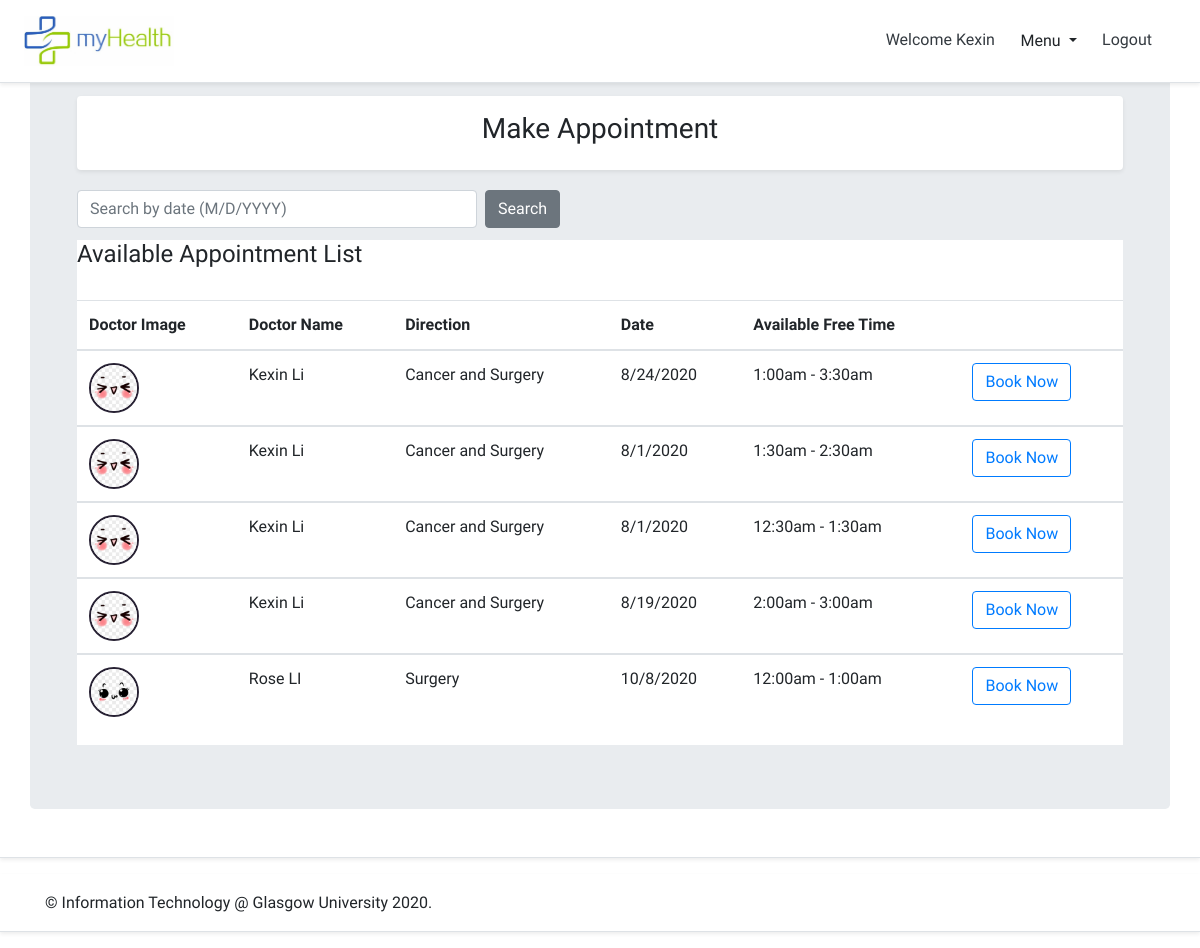
/myhealth/make_appointment/ (signed in), run on the app's committed database.
### myhealth/models.py (models this page shows, shortened)
class User(AbstractBaseUser, PermissionsMixin):
    email = models.EmailField(max_length=254, unique=True)
    GPNO = models.CharField(max_length=10, default='', unique=True)
    first_name = models.CharField(max_length=30, blank=True)
    last_name = models.CharField(max_length=30, blank=True)
    is_staff = models.BooleanField(default=False)
    is_superuser = models.BooleanField(default=False)
    is_patient = models.BooleanField(default=False)
    is_doctor = models.BooleanField(default=False)
    is_admin = models.BooleanField(default=False)
    is_active = models.BooleanField(default=True)
    last_login = models.DateTimeField(null=True, blank=True)
    date_joined = models.DateTimeField(auto_now_add=True)
    USERNAME_FIELD = 'email'
    EMAIL_FIELD = 'email'
    REQUIRED_FIELDS = ['GPNO','first_name','last_name']
    objects = UserManager()

class Appointment(models.Model):
    user = models.ForeignKey(get_user_model(),blank=True, null=True,on_delete=models.DO_NOTHING)
    date = models.CharField(max_length=50)
    time_start = models.CharField(max_length=50)
    time_end = models.CharField(max_length=50)
    appointment_with=models.CharField(max_length=50,blank=True)

class DoctorProfile(models.Model):
    user = models.OneToOneField(get_user_model(), related_name='doctorprofile', on_delete=models.CASCADE)
    staffID = models.CharField(max_length=10, default='', unique=True)
    GENDER_CHOICES = (
        (0, '------------'),
        (1, 'female'),
        (2, 'male'),
    )
    gender = models.IntegerField(choices=GENDER_CHOICES, default=0)
    birth = models.DateField(blank=True, null=True)
    address = models.CharField(max_length=255, blank=True, null=True)
    work_address = models.CharField(max_length=255, blank=True, null=True)
    tel = models.CharField(max_length=20, blank=True, null=True)
    direction = models.CharField(max_length=255, blank=True, null=True)
    description = models.CharField(max_length=255, blank=True, null=True)
    image = models.ImageField(default='default.jpg',upload_to='profile_pics')

### myhealth/views.py (the view)
# urls.py: path('make_appointment/', views.make_appointment, name='make_appointment'),
@login_required
def make_appointment(request):
    queryset = Appointment.objects.all().order_by("user")
    query=request.GET.get("q")#search start
    if query:
        queryset = queryset.filter(
            Q(date__icontains=query)
        ).distinct()
    else:
        queryset=queryset#search end
    context_dict = {
        'queryset': queryset
    }
    return render(request, "myhealth/makeAppointment.html", context=context_dict )

### templates/myhealth/makeAppointment.html (shortened to what this page needs)
{% extends "myhealth/base.html" %}
{% load staticfiles %}
{% load crispy_forms_tags %}
{% block content %}
<div class="my-3 p-3 bg-white rounded shadow-sm">
  <section class="text-center">
    <h3>Make Appointment</h3>
  </section>
</div>
<div class="row mb-2">
  <div class="col-md-6">
      <form action="{% url 'make_appointment' %}" class="search-form form-inline my-3 my-lg-1">
          <input type="search" class="form-control mr-sm-2" style="width:400px;" name="q"
              placeholder="Search by date (M/D/YYYY)">
          <button class="btn btn-secondary my-2 my-sm-0" type="submit">Search</button>
      </form>
  </div>
  <div class="col-md-6"></div>
</div>
<div>
  <div class="table-responsive bg-white">
    <h4>Available Appointment List</h4>
    <br>
    <table class="table">
      <thead>
        <tr>
          <th>Doctor Image</th>
          <th>Doctor Name</th>
          <th>Direction</th>
          <th>Date</th>
          <th>Available Free Time</th>
          <th></th>
        </tr>
      </thead>
      {% for appoint in queryset %}
      {% if appoint.appointment_with == '' %}
      <tbody>
        <tr>
          <td><img class="card_image" style="height:50px; width:50px; margin-top: 0px;"
              src="{{appoint.user.doctorprofile.image.url}}"></td>
          <td>{{appoint.user.first_name}} {{appoint.user.last_name}}</td>
          <td>{{appoint.user.doctorprofile.direction}}</td>
          <td>{{appoint.date}}</td>
          <td>
            {{appoint.time_start}} - {{appoint.time_end}}
          </td>
          <td>
            <a href='{% url "appointment_book" id=appoint.id %}'>
              <button class="btn btn-outline-primary" type="submit">Book Now</button>
            </a>
          </td>
        </tr>
      </tbody>
      {% endif %}
      {% endfor %}
    </table>
  </div>
</div>
{% endblock content %}

### templates/myhealth/base.html (shortened to what this page needs)
<!DOCTYPE html>
{% load staticfiles %}
<html>
    <head>
        <link rel="stylesheet" href="https://stackpath.bootstrapcdn.com/bootstrap/4.5.0/css/bootstrap.min.css">
        <link rel="stylesheet" href="{% static 'css/base.css' %}" />
        <link rel="stylesheet" href="{% static 'css/profile.css' %}">
        <link rel="stylesheet" type="text/css" href="{% static 'date/jquery.timepicker.css' %}" />
        <link rel="stylesheet" type="text/css" href="{% static 'date/bootstrap-datepicker.css' %}"/>
    </head>
    <body>
        <header class="site-header">
            <div
                class="fixed-top d-flex flex-column flex-md-row align-items-center p-3 px-md-4 mb-3 bg-white border-bottom shadow-sm">
                <h5 class="my-0 mr-md-auto font-weight-normal"><img src="{% static 'img/logo/01_logo.jpg' %}" alt="Logo"
                        width="150" height="50" /></h5>
                <nav class="my-2 my-md-0 mr-md-3">
                    {% if user.is_authenticated and user.is_patient %}
                    <div class="dropdown show">
                        <a class="p-2 text-dark" href="{% url 'home' %}">Welcome {{user.first_name}}</a>
                        <a class="btn btn-white dropdown-toggle" href="#" role="button" id="dropdownMenuLink"
                            data-toggle="dropdown" aria-haspopup="true" aria-expanded="false">
                            Menu
                        </a>
                        <div class="dropdown-menu" aria-labelledby="dropdownMenuLink">
                            <a class="dropdown-item" href="{% url 'patient_profile' %}">Edit Profile</a>
                            <a class="dropdown-item" href="{% url 'record_list' %}">Record History</a>
                            <a class="dropdown-item" href="{% url 'doctor_list' %}">Make an appointment</a>
                            <a class="dropdown-item" href="{% url 'patient_appointment' %}">My appointments</a>
                            <a class="dropdown-item" href="{% url 'forum' %}">Forum</a>
                        </div>
                        <a class="p-2 text-dark" href="{% url 'logout' %}">Logout</a>
                    </div>
                    {% elif user.is_authenticated and user.is_doctor %}
                    <div class="dropdown show">
                        <a class="p-2 text-dark" href="{% url 'home' %}">Welcome {{user.first_name}}</a>
                        <a class="btn btn-white dropdown-toggle" href="#" role="button" id="dropdownMenuLink"
                            data-toggle="dropdown" aria-haspopup="true" aria-expanded="false">
                            Menu
                        </a>
                        <a class="p-2 text-dark" href="{% url 'logout' %}">Logout</a>
                    </div>
                    {% endif %}
                </nav>
            </div>
        </header>
        <div class="d-flex flex-column flex-md-row align-items-center p-3 px-md-4 mb-3 bg-white border-bottom shadow-sm">
            <main role="main" class="container jumbotron">
                <div class="container">
                    {% block content %}{% endblock %}
                </div>
            </main>
        </div>
        <footer id="footer" class="d-flex flex-column flex-md-row align-items-center p-3 px-md-4 mb-3 bg-white border-bottom shadow-sm" >
            <div class="container">
                <span id="footer-main-text" class="align-middle">&copy; Information Technology @ Glasgow University 2020.</span>
            </div>
        </footer>
    </body>
</html>

### static/css/base.css (style rules this page uses)
a:link { text-decoration: none; font-family: 'Baloo Paaji 2', cursive; }
form, input, input[type="hidden" i] { font-family: 'Baloo Paaji 2', cursive !important; }
#footer { font-family: 'Baloo Paaji 2', cursive; }
.h1, .h2, .h3, .h4, .h5, .h6, h1, h2, h3, h4, h5, h6, p, .p { font-family: 'Baloo Paaji 2', cursive; }
.table { font-family: 'Baloo Paaji 2', cursive; }
table, thead, tr, th, td { font-family: 'Baloo Paaji 2', cursive; }

### static/css/profile.css (style rules this page uses)
.card_image { height: 100px; width: 100px; border-radius: 50%; border: 2px solid #272133; margin-top: 20px; text-align: center; }

### data on the page
User: first_name "Kexin"
Appointment: user.doctorprofile.image (picture), user.first_name "Kexin", user.last_name "Li", user.doctorprofile.direction "Cancer and Surgery", date "8/24/2020", time_start "1:00am", time_end "3:30am"
Appointment: user.doctorprofile.image (picture), user.first_name "Kexin", user.last_name "Li", user.doctorprofile.direction "Cancer and Surgery", date "8/1/2020", time_start "1:30am", time_end "2:30am"
Appointment: user.doctorprofile.image (picture), user.first_name "Kexin", user.last_name "Li", user.doctorprofile.direction "Cancer and Surgery", date "8/1/2020", time_start "12:30am", time_end "1:30am"
Appointment: user.doctorprofile.image (picture), user.first_name "Kexin", user.last_name "Li", user.doctorprofile.direction "Cancer and Surgery", date "8/19/2020", time_start "2:00am", time_end "3:00am"
Appointment: user.doctorprofile.image (picture), user.first_name "Rose", user.last_name "LI", user.doctorprofile.direction "Surgery", date "10/8/2020", time_start "12:00am", time_end "1:00am"
